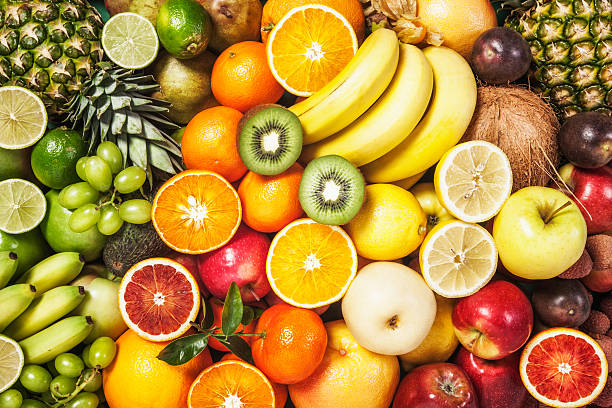
#> input picture input_imgs/fruits.jpg, 612 x 408 px
$ python pixel_transforms.py
#> lines starting #> are read from the running program, lines starting #| are printed output that depends on the picture
#> further down, img is the input picture: shape (408, 612, 3); mean B, G, R 60, 138.3, 181.2
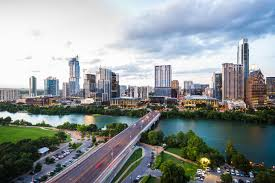
#> input picture input_imgs/skyline.jpg, 275 x 183 px
#> further down, skyline_img is the input picture: shape (183, 275, 3); mean B, G, R 148.7, 147.9, 140.7
import cv2
import numpy as np


def linear_transform(img, a=1.2, b=30):
    """Brightness + contrast adjustment with scalar gain and bias"""
#> called with a = 1.2, b = 30
    return np.clip(a * img + b, 0, 255).astype(np.uint8)
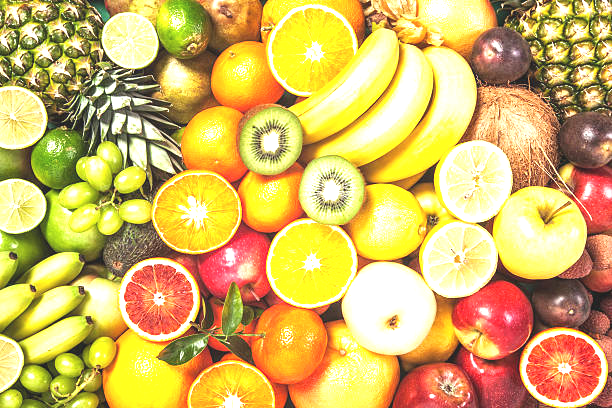
#> returned value: shape (408, 612, 3); mean of channels 0, 1, 2 99.3, 182, 213.3; drawn as B, G, R


def spatial_transform(img):
    """Gain and bias vary across the image (e.g., simulate vignetting)"""
    h, w, c = img.shape
#> h = 183; w = 275; c = 3
    y = np.linspace(0, 1, h)[:, None]  # vertical gradient
#> y = 183 values from 0 to 1
    a = np.tile(y, (1, w))[:, :, None]  # shape: (h, w, 1)
    b = np.tile(50 * (1 - y), (1, w))[:, :, None]
    return np.clip(a * img + b, 0, 255).astype(np.uint8)
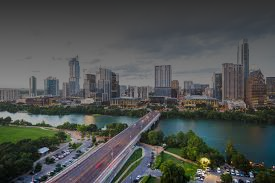
#> returned value: shape (183, 275, 3); mean of channels 0, 1, 2 79.5, 81.8, 78.6; drawn as B, G, R


def blend_color(img0, img1, alpha=0.5):
    """Linear blend between two images"""
#> called with alpha = 0.7
    img1_resized = cv2.resize(img1, (img0.shape[1], img0.shape[0]))
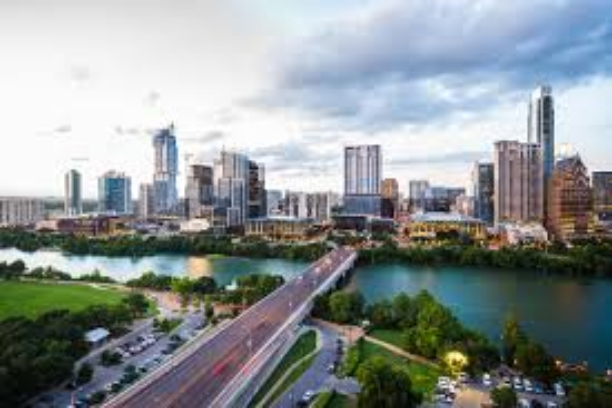
#> img1_resized: shape (408, 612, 3); mean B, G, R 148.5, 147.8, 140.6
    return cv2.addWeighted(img0, 1 - alpha, img1_resized, alpha, 0)
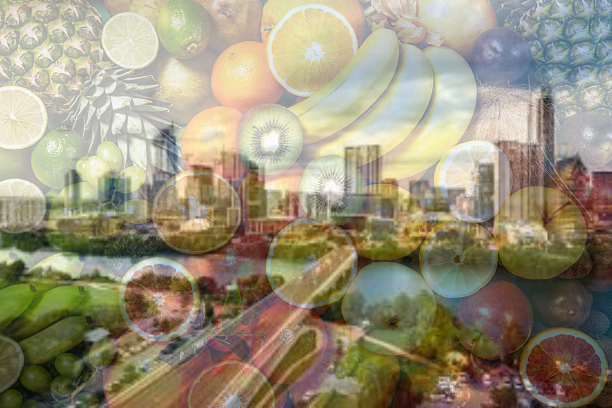
#> returned value: shape (408, 612, 3); mean of channels 0, 1, 2 122, 144.9, 152.8; drawn as B, G, R


def gamma_correction(img, gamma=1.22):
    """Apply inverse gamma correction"""
#> called with gamma = 1.22
    img_norm = img / 255.0
    corrected = np.power(img_norm, 1 / gamma)
    return np.clip(corrected * 255, 0, 255).astype(np.uint8)


# --- Load inputs ---
img = cv2.imread("input_imgs/fruits.jpg")
skyline_img = cv2.imread("input_imgs/skyline.jpg")

# --- Run operations and save outputs ---
linear_output = linear_transform(img)
cv2.imwrite("output_imgs/linear_transform.jpg", linear_output)

spatial_output = spatial_transform(skyline_img)
cv2.imwrite("output_imgs/spatial_transform.jpg", spatial_output)

blended = blend_color(img, skyline_img, alpha=0.7)
cv2.imwrite("output_imgs/blended.jpg", blended)

gamma_corrected = gamma_correction(img)
cv2.imwrite("output_imgs/gamma_corrected.jpg", gamma_corrected)
